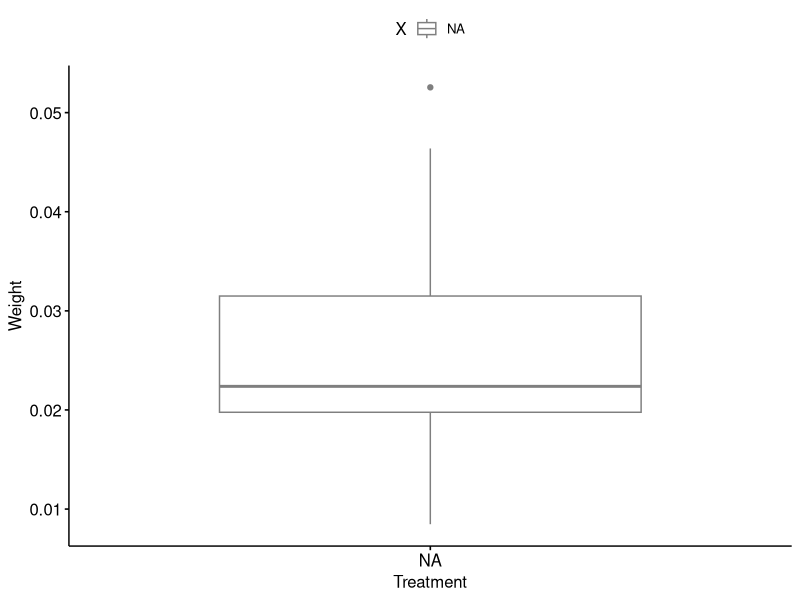

Here is the R script that generated this plot: (Note: this script raises an error after producing the figure.)
setwd("C:/Users/nickr/OneDrive/Dokumente/GitHub/MIALab_project/bin/mia-result/Stat") #set my working directory
data <- read.csv(file="Test.csv", header=TRUE)
data
data$X <- ordered(data$X,levels = c("ctrl", "test"))


#install.packages("dplyr")
library(dplyr)

group_by(data, X) %>%
  summarise(
    count = n(),
    mean = mean(STD, na.rm = TRUE),
    sd = sd(STD, na.rm = TRUE),
    median = median(STD, na.rm = TRUE),
    IQR = IQR(STD, na.rm = TRUE)
  )


#install.packages("ggpubr")
library("ggpubr")
ggboxplot(data, x = "X", y = "STD", color = "X", palette = c("#00AFBB", "#E7B800"),order = c("ctrl", "test"),ylab = "Weight", xlab = "Treatment")



#library("ggpubr")
#ggline(data, x = "X", y = "STD", add = c("mean_se", "jitter"), order = c("ctrl", "test"),ylab = "Weight", xlab = "Treatment")



kruskal.test(STD ~ X, data = data)



wilcox.test(STD ~ X, data = data, paired = TRUE)

t.test(STD ~ X, data = data, paired = TRUE)
